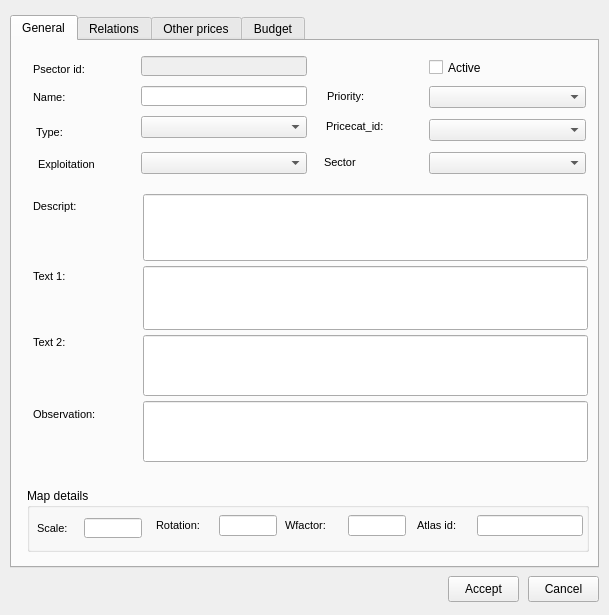
<?xml version="1.0" encoding="UTF-8"?>
<ui version="4.0">
 <class>Dialog</class>
 <widget class="QDialog" name="Dialog">
  <property name="geometry">
   <rect>
    <x>0</x>
    <y>0</y>
    <width>609</width>
    <height>615</height>
   </rect>
  </property>
  <property name="windowTitle">
   <string>Dialog</string>
  </property>
  <widget class="QTabWidget" name="tabWidget">
   <property name="geometry">
    <rect>
     <x>10</x>
     <y>15</y>
     <width>589</width>
     <height>553</height>
    </rect>
   </property>
   <property name="currentIndex">
    <number>0</number>
   </property>
   <widget class="QWidget" name="General">
    <attribute name="title">
     <string>General</string>
    </attribute>
    <widget class="QGroupBox" name="groupBox_5">
     <property name="geometry">
      <rect>
       <x>15</x>
       <y>447</y>
       <width>562</width>
       <height>64</height>
      </rect>
     </property>
     <property name="title">
      <string>Map details</string>
     </property>
     <widget class="QLineEdit" name="wfactor">
      <property name="enabled">
       <bool>true</bool>
      </property>
      <property name="geometry">
       <rect>
        <x>321</x>
        <y>27</y>
        <width>58</width>
        <height>21</height>
       </rect>
      </property>
      <property name="font">
       <font>
        <family>Arial</family>
        <italic>false</italic>
       </font>
      </property>
      <property name="text">
       <string/>
      </property>
      <property name="alignment">
       <set>Qt::AlignLeading|Qt::AlignLeft|Qt::AlignTop</set>
      </property>
     </widget>
     <widget class="QLabel" name="label_scale_3">
      <property name="geometry">
       <rect>
        <x>10</x>
        <y>30</y>
        <width>51</width>
        <height>21</height>
       </rect>
      </property>
      <property name="font">
       <font>
        <family>Arial</family>
        <pointsize>8</pointsize>
        <weight>50</weight>
        <bold>false</bold>
       </font>
      </property>
      <property name="text">
       <string>Scale:</string>
      </property>
     </widget>
     <widget class="QLabel" name="label_wfactor">
      <property name="geometry">
       <rect>
        <x>258</x>
        <y>27</y>
        <width>70</width>
        <height>21</height>
       </rect>
      </property>
      <property name="font">
       <font>
        <family>Arial</family>
        <pointsize>8</pointsize>
        <weight>50</weight>
        <bold>false</bold>
       </font>
      </property>
      <property name="text">
       <string>Wfactor:</string>
      </property>
     </widget>
     <widget class="QLineEdit" name="rotation">
      <property name="enabled">
       <bool>true</bool>
      </property>
      <property name="geometry">
       <rect>
        <x>192</x>
        <y>27</y>
        <width>58</width>
        <height>21</height>
       </rect>
      </property>
      <property name="font">
       <font>
        <family>Arial</family>
        <italic>false</italic>
       </font>
      </property>
      <property name="text">
       <string/>
      </property>
      <property name="alignment">
       <set>Qt::AlignLeading|Qt::AlignLeft|Qt::AlignTop</set>
      </property>
     </widget>
     <widget class="QLabel" name="label_rotation_3">
      <property name="geometry">
       <rect>
        <x>129</x>
        <y>27</y>
        <width>71</width>
        <height>21</height>
       </rect>
      </property>
      <property name="font">
       <font>
        <family>Arial</family>
        <pointsize>8</pointsize>
        <weight>50</weight>
        <bold>false</bold>
       </font>
      </property>
      <property name="text">
       <string>Rotation:</string>
      </property>
     </widget>
     <widget class="QLineEdit" name="scale">
      <property name="enabled">
       <bool>true</bool>
      </property>
      <property name="geometry">
       <rect>
        <x>57</x>
        <y>30</y>
        <width>58</width>
        <height>20</height>
       </rect>
      </property>
      <property name="font">
       <font>
        <family>Arial</family>
        <italic>false</italic>
       </font>
      </property>
      <property name="text">
       <string/>
      </property>
      <property name="echoMode">
       <enum>QLineEdit::Normal</enum>
      </property>
     </widget>
     <widget class="QLineEdit" name="atlas_id">
      <property name="enabled">
       <bool>true</bool>
      </property>
      <property name="geometry">
       <rect>
        <x>450</x>
        <y>27</y>
        <width>106</width>
        <height>21</height>
       </rect>
      </property>
      <property name="font">
       <font>
        <family>Arial</family>
        <italic>false</italic>
       </font>
      </property>
      <property name="text">
       <string/>
      </property>
      <property name="alignment">
       <set>Qt::AlignLeading|Qt::AlignLeft|Qt::AlignTop</set>
      </property>
     </widget>
     <widget class="QLabel" name="label_atlas_id">
      <property name="geometry">
       <rect>
        <x>390</x>
        <y>27</y>
        <width>70</width>
        <height>21</height>
       </rect>
      </property>
      <property name="font">
       <font>
        <family>Arial</family>
        <pointsize>8</pointsize>
        <weight>50</weight>
        <bold>false</bold>
       </font>
      </property>
      <property name="text">
       <string>Atlas id:</string>
      </property>
     </widget>
    </widget>
    <widget class="QLabel" name="descript_label">
     <property name="geometry">
      <rect>
       <x>21</x>
       <y>155</y>
       <width>91</width>
       <height>21</height>
      </rect>
     </property>
     <property name="font">
      <font>
       <family>Arial</family>
       <pointsize>8</pointsize>
       <weight>50</weight>
       <bold>false</bold>
      </font>
     </property>
     <property name="text">
      <string>Descript:</string>
     </property>
    </widget>
    <widget class="QComboBox" name="psector_type">
     <property name="geometry">
      <rect>
       <x>129</x>
       <y>75</y>
       <width>166</width>
       <height>22</height>
      </rect>
     </property>
    </widget>
    <widget class="QLabel" name="lbl_expl_id">
     <property name="geometry">
      <rect>
       <x>26</x>
       <y>113</y>
       <width>91</width>
       <height>21</height>
      </rect>
     </property>
     <property name="font">
      <font>
       <family>Arial</family>
       <pointsize>8</pointsize>
       <weight>50</weight>
       <bold>false</bold>
      </font>
     </property>
     <property name="text">
      <string>Exploitation</string>
     </property>
    </widget>
    <widget class="QLineEdit" name="psector_id">
     <property name="enabled">
      <bool>false</bool>
     </property>
     <property name="geometry">
      <rect>
       <x>129</x>
       <y>15</y>
       <width>166</width>
       <height>20</height>
      </rect>
     </property>
     <property name="font">
      <font>
       <family>Arial</family>
       <italic>false</italic>
      </font>
     </property>
     <property name="text">
      <string/>
     </property>
     <property name="maxLength">
      <number>500</number>
     </property>
     <property name="echoMode">
      <enum>QLineEdit::Normal</enum>
     </property>
    </widget>
    <widget class="QLabel" name="text1_label">
     <property name="geometry">
      <rect>
       <x>21</x>
       <y>225</y>
       <width>81</width>
       <height>21</height>
      </rect>
     </property>
     <property name="font">
      <font>
       <family>Arial</family>
       <pointsize>8</pointsize>
       <weight>50</weight>
       <bold>false</bold>
      </font>
     </property>
     <property name="text">
      <string>Text 1:</string>
     </property>
    </widget>
    <widget class="QComboBox" name="expl_id">
     <property name="geometry">
      <rect>
       <x>129</x>
       <y>111</y>
       <width>166</width>
       <height>22</height>
      </rect>
     </property>
    </widget>
    <widget class="QLabel" name="lbl_psector_type">
     <property name="geometry">
      <rect>
       <x>24</x>
       <y>81</y>
       <width>91</width>
       <height>21</height>
      </rect>
     </property>
     <property name="font">
      <font>
       <family>Arial</family>
       <pointsize>8</pointsize>
       <weight>50</weight>
       <bold>false</bold>
      </font>
     </property>
     <property name="text">
      <string>Type:</string>
     </property>
    </widget>
    <widget class="QLabel" name="priority_label">
     <property name="geometry">
      <rect>
       <x>315</x>
       <y>45</y>
       <width>71</width>
       <height>21</height>
      </rect>
     </property>
     <property name="font">
      <font>
       <family>Arial</family>
       <pointsize>8</pointsize>
       <weight>50</weight>
       <bold>false</bold>
      </font>
     </property>
     <property name="text">
      <string>Priority:</string>
     </property>
    </widget>
    <widget class="QLineEdit" name="observ">
     <property name="enabled">
      <bool>true</bool>
     </property>
     <property name="geometry">
      <rect>
       <x>131</x>
       <y>360</y>
       <width>445</width>
       <height>61</height>
      </rect>
     </property>
     <property name="font">
      <font>
       <family>Arial</family>
       <italic>false</italic>
      </font>
     </property>
     <property name="text">
      <string/>
     </property>
     <property name="maxLength">
      <number>254</number>
     </property>
     <property name="alignment">
      <set>Qt::AlignLeading|Qt::AlignLeft|Qt::AlignTop</set>
     </property>
    </widget>
    <widget class="QComboBox" name="sector_id">
     <property name="geometry">
      <rect>
       <x>417</x>
       <y>111</y>
       <width>157</width>
       <height>22</height>
      </rect>
     </property>
    </widget>
    <widget class="QLineEdit" name="name">
     <property name="enabled">
      <bool>true</bool>
     </property>
     <property name="geometry">
      <rect>
       <x>129</x>
       <y>45</y>
       <width>166</width>
       <height>20</height>
      </rect>
     </property>
     <property name="font">
      <font>
       <family>Arial</family>
       <italic>false</italic>
      </font>
     </property>
     <property name="inputMask">
      <string/>
     </property>
     <property name="text">
      <string/>
     </property>
     <property name="maxLength">
      <number>32767</number>
     </property>
     <property name="echoMode">
      <enum>QLineEdit::Normal</enum>
     </property>
    </widget>
    <widget class="QComboBox" name="priority">
     <property name="geometry">
      <rect>
       <x>417</x>
       <y>45</y>
       <width>157</width>
       <height>22</height>
      </rect>
     </property>
    </widget>
    <widget class="QLineEdit" name="descript">
     <property name="enabled">
      <bool>true</bool>
     </property>
     <property name="geometry">
      <rect>
       <x>131</x>
       <y>153</y>
       <width>445</width>
       <height>67</height>
      </rect>
     </property>
     <property name="font">
      <font>
       <family>Arial</family>
       <italic>false</italic>
      </font>
     </property>
     <property name="text">
      <string/>
     </property>
     <property name="maxLength">
      <number>254</number>
     </property>
     <property name="alignment">
      <set>Qt::AlignLeading|Qt::AlignLeft|Qt::AlignTop</set>
     </property>
    </widget>
    <widget class="QLabel" name="observ_label">
     <property name="geometry">
      <rect>
       <x>21</x>
       <y>363</y>
       <width>91</width>
       <height>21</height>
      </rect>
     </property>
     <property name="font">
      <font>
       <family>Arial</family>
       <pointsize>8</pointsize>
       <weight>50</weight>
       <bold>false</bold>
      </font>
     </property>
     <property name="text">
      <string>Observation:</string>
     </property>
    </widget>
    <widget class="QLabel" name="psector_id_label">
     <property name="geometry">
      <rect>
       <x>21</x>
       <y>18</y>
       <width>81</width>
       <height>21</height>
      </rect>
     </property>
     <property name="font">
      <font>
       <family>Arial</family>
       <pointsize>8</pointsize>
       <weight>50</weight>
       <bold>false</bold>
      </font>
     </property>
     <property name="text">
      <string>Psector id:</string>
     </property>
    </widget>
    <widget class="QLineEdit" name="text2">
     <property name="enabled">
      <bool>true</bool>
     </property>
     <property name="geometry">
      <rect>
       <x>131</x>
       <y>294</y>
       <width>445</width>
       <height>61</height>
      </rect>
     </property>
     <property name="font">
      <font>
       <family>Arial</family>
       <italic>false</italic>
      </font>
     </property>
     <property name="text">
      <string/>
     </property>
     <property name="maxLength">
      <number>254</number>
     </property>
     <property name="alignment">
      <set>Qt::AlignLeading|Qt::AlignLeft|Qt::AlignTop</set>
     </property>
    </widget>
    <widget class="QLabel" name="text2_label">
     <property name="geometry">
      <rect>
       <x>21</x>
       <y>291</y>
       <width>71</width>
       <height>21</height>
      </rect>
     </property>
     <property name="font">
      <font>
       <family>Arial</family>
       <pointsize>8</pointsize>
       <weight>50</weight>
       <bold>false</bold>
      </font>
     </property>
     <property name="text">
      <string>Text 2:</string>
     </property>
    </widget>
    <widget class="QLineEdit" name="text1">
     <property name="enabled">
      <bool>true</bool>
     </property>
     <property name="geometry">
      <rect>
       <x>131</x>
       <y>225</y>
       <width>445</width>
       <height>64</height>
      </rect>
     </property>
     <property name="font">
      <font>
       <family>Arial</family>
       <italic>false</italic>
      </font>
     </property>
     <property name="text">
      <string/>
     </property>
     <property name="maxLength">
      <number>254</number>
     </property>
     <property name="alignment">
      <set>Qt::AlignLeading|Qt::AlignLeft|Qt::AlignTop</set>
     </property>
    </widget>
    <widget class="QLabel" name="priority_label_2">
     <property name="geometry">
      <rect>
       <x>312</x>
       <y>111</y>
       <width>71</width>
       <height>21</height>
      </rect>
     </property>
     <property name="font">
      <font>
       <family>Arial</family>
       <pointsize>8</pointsize>
       <weight>50</weight>
       <bold>false</bold>
      </font>
     </property>
     <property name="text">
      <string>Sector</string>
     </property>
    </widget>
    <widget class="QLabel" name="label_name">
     <property name="geometry">
      <rect>
       <x>21</x>
       <y>45</y>
       <width>101</width>
       <height>22</height>
      </rect>
     </property>
     <property name="font">
      <font>
       <pointsize>8</pointsize>
      </font>
     </property>
     <property name="frameShape">
      <enum>QFrame::NoFrame</enum>
     </property>
     <property name="frameShadow">
      <enum>QFrame::Plain</enum>
     </property>
     <property name="text">
      <string>Name:</string>
     </property>
     <property name="textFormat">
      <enum>Qt::AutoText</enum>
     </property>
     <property name="scaledContents">
      <bool>false</bool>
     </property>
     <property name="margin">
      <number>3</number>
     </property>
    </widget>
    <widget class="QLabel" name="lbl_expl_id_2">
     <property name="geometry">
      <rect>
       <x>314</x>
       <y>75</y>
       <width>82</width>
       <height>21</height>
      </rect>
     </property>
     <property name="font">
      <font>
       <family>Arial</family>
       <pointsize>8</pointsize>
       <weight>50</weight>
       <bold>false</bold>
      </font>
     </property>
     <property name="text">
      <string>Pricecat_id:</string>
     </property>
    </widget>
    <widget class="QComboBox" name="price_id">
     <property name="geometry">
      <rect>
       <x>417</x>
       <y>78</y>
       <width>157</width>
       <height>22</height>
      </rect>
     </property>
    </widget>
    <widget class="QCheckBox" name="unconnected">
     <property name="geometry">
      <rect>
       <x>417</x>
       <y>18</y>
       <width>121</width>
       <height>17</height>
      </rect>
     </property>
     <property name="text">
      <string>Active</string>
     </property>
    </widget>
   </widget>
   <widget class="QWidget" name="Elements">
    <attribute name="title">
     <string>Relations</string>
    </attribute>
    <widget class="QTabWidget" name="tab_feature">
     <property name="geometry">
      <rect>
       <x>0</x>
       <y>40</y>
       <width>460</width>
       <height>481</height>
      </rect>
     </property>
     <property name="currentIndex">
      <number>1</number>
     </property>
     <widget class="QWidget" name="Arc">
      <attribute name="title">
       <string>Arc</string>
      </attribute>
      <widget class="QTableView" name="tbl_psector_x_arc">
       <property name="geometry">
        <rect>
         <x>5</x>
         <y>10</y>
         <width>448</width>
         <height>436</height>
        </rect>
       </property>
      </widget>
     </widget>
     <widget class="QWidget" name="Node">
      <attribute name="title">
       <string>Node</string>
      </attribute>
      <widget class="QTableView" name="tbl_psector_x_node">
       <property name="geometry">
        <rect>
         <x>5</x>
         <y>10</y>
         <width>448</width>
         <height>442</height>
        </rect>
       </property>
      </widget>
     </widget>
    </widget>
    <widget class="QLineEdit" name="feature_id">
     <property name="geometry">
      <rect>
       <x>222</x>
       <y>18</y>
       <width>141</width>
       <height>20</height>
      </rect>
     </property>
    </widget>
    <widget class="QPushButton" name="btn_snapping">
     <property name="geometry">
      <rect>
       <x>432</x>
       <y>15</y>
       <width>25</width>
       <height>25</height>
      </rect>
     </property>
     <property name="text">
      <string/>
     </property>
     <property name="icon">
      <iconset>
       <normaloff>icons/widgets/129.png</normaloff>icons/widgets/129.png</iconset>
     </property>
    </widget>
    <widget class="QPushButton" name="btn_delete">
     <property name="geometry">
      <rect>
       <x>402</x>
       <y>15</y>
       <width>25</width>
       <height>25</height>
      </rect>
     </property>
     <property name="text">
      <string/>
     </property>
     <property name="icon">
      <iconset>
       <normaloff>icons/widgets/112.png</normaloff>icons/widgets/112.png</iconset>
     </property>
    </widget>
    <widget class="QPushButton" name="btn_insert">
     <property name="geometry">
      <rect>
       <x>372</x>
       <y>15</y>
       <width>25</width>
       <height>25</height>
      </rect>
     </property>
     <property name="text">
      <string/>
     </property>
     <property name="icon">
      <iconset>
       <normaloff>icons/widgets/111.png</normaloff>icons/widgets/111.png</iconset>
     </property>
    </widget>
   </widget>
   <widget class="QWidget" name="tab_3">
    <attribute name="title">
     <string>Other prices</string>
    </attribute>
    <widget class="QTableView" name="all_rows">
     <property name="geometry">
      <rect>
       <x>12</x>
       <y>60</y>
       <width>220</width>
       <height>343</height>
      </rect>
     </property>
    </widget>
    <widget class="QTableView" name="selected_rows">
     <property name="geometry">
      <rect>
       <x>291</x>
       <y>60</y>
       <width>274</width>
       <height>343</height>
      </rect>
     </property>
    </widget>
    <widget class="QPushButton" name="btn_select">
     <property name="geometry">
      <rect>
       <x>246</x>
       <y>102</y>
       <width>34</width>
       <height>26</height>
      </rect>
     </property>
     <property name="text">
      <string/>
     </property>
    </widget>
    <widget class="QPushButton" name="btn_unselect">
     <property name="geometry">
      <rect>
       <x>246</x>
       <y>159</y>
       <width>34</width>
       <height>26</height>
      </rect>
     </property>
     <property name="text">
      <string/>
     </property>
    </widget>
    <widget class="QLabel" name="lbl_descript">
     <property name="geometry">
      <rect>
       <x>20</x>
       <y>414</y>
       <width>211</width>
       <height>25</height>
      </rect>
     </property>
     <property name="text">
      <string/>
     </property>
    </widget>
    <widget class="QLineEdit" name="txt_name">
     <property name="geometry">
      <rect>
       <x>20</x>
       <y>20</y>
       <width>211</width>
       <height>20</height>
      </rect>
     </property>
    </widget>
    <widget class="QLineEdit" name="txt_name_2">
     <property name="geometry">
      <rect>
       <x>435</x>
       <y>420</y>
       <width>130</width>
       <height>20</height>
      </rect>
     </property>
    </widget>
    <widget class="QLabel" name="lbl_psector_type_2">
     <property name="geometry">
      <rect>
       <x>297</x>
       <y>423</y>
       <width>91</width>
       <height>21</height>
      </rect>
     </property>
     <property name="font">
      <font>
       <family>Arial</family>
       <pointsize>8</pointsize>
       <weight>50</weight>
       <bold>false</bold>
      </font>
     </property>
     <property name="text">
      <string>Total:</string>
     </property>
    </widget>
   </widget>
   <widget class="QWidget" name="tab">
    <attribute name="title">
     <string>Budget</string>
    </attribute>
    <widget class="Line" name="line_4">
     <property name="geometry">
      <rect>
       <x>28</x>
       <y>129</y>
       <width>535</width>
       <height>21</height>
      </rect>
     </property>
     <property name="orientation">
      <enum>Qt::Horizontal</enum>
     </property>
    </widget>
    <widget class="QLineEdit" name="sum_oexpenses">
     <property name="enabled">
      <bool>false</bool>
     </property>
     <property name="geometry">
      <rect>
       <x>462</x>
       <y>219</y>
       <width>101</width>
       <height>20</height>
      </rect>
     </property>
     <property name="font">
      <font>
       <family>Arial</family>
       <italic>true</italic>
      </font>
     </property>
     <property name="text">
      <string/>
     </property>
     <property name="echoMode">
      <enum>QLineEdit::Normal</enum>
     </property>
    </widget>
    <widget class="QLabel" name="gexpenses_label_4">
     <property name="geometry">
      <rect>
       <x>25</x>
       <y>105</y>
       <width>191</width>
       <height>21</height>
      </rect>
     </property>
     <property name="font">
      <font>
       <family>Arial</family>
       <pointsize>8</pointsize>
       <weight>50</weight>
       <bold>false</bold>
      </font>
     </property>
     <property name="text">
      <string>Total other prices:</string>
     </property>
    </widget>
    <widget class="QLineEdit" name="gexpenses">
     <property name="enabled">
      <bool>true</bool>
     </property>
     <property name="geometry">
      <rect>
       <x>192</x>
       <y>249</y>
       <width>51</width>
       <height>21</height>
      </rect>
     </property>
     <property name="font">
      <font>
       <family>Arial</family>
       <italic>false</italic>
      </font>
     </property>
     <property name="text">
      <string/>
     </property>
     <property name="alignment">
      <set>Qt::AlignLeading|Qt::AlignLeft|Qt::AlignTop</set>
     </property>
    </widget>
    <widget class="QLineEdit" name="other">
     <property name="enabled">
      <bool>true</bool>
     </property>
     <property name="geometry">
      <rect>
       <x>192</x>
       <y>179</y>
       <width>51</width>
       <height>21</height>
      </rect>
     </property>
     <property name="font">
      <font>
       <family>Arial</family>
       <italic>false</italic>
      </font>
     </property>
     <property name="text">
      <string/>
     </property>
     <property name="alignment">
      <set>Qt::AlignLeading|Qt::AlignLeft|Qt::AlignTop</set>
     </property>
    </widget>
    <widget class="QLabel" name="gexpenses_label_3">
     <property name="geometry">
      <rect>
       <x>25</x>
       <y>73</y>
       <width>191</width>
       <height>21</height>
      </rect>
     </property>
     <property name="font">
      <font>
       <family>Arial</family>
       <pointsize>8</pointsize>
       <weight>50</weight>
       <bold>false</bold>
      </font>
     </property>
     <property name="text">
      <string>Total nodes:</string>
     </property>
    </widget>
    <widget class="QLabel" name="gexpenses_label_5">
     <property name="geometry">
      <rect>
       <x>406</x>
       <y>219</y>
       <width>51</width>
       <height>21</height>
      </rect>
     </property>
     <property name="font">
      <font>
       <family>Arial</family>
       <pointsize>8</pointsize>
       <weight>50</weight>
       <bold>false</bold>
      </font>
     </property>
     <property name="text">
      <string>Total:</string>
     </property>
    </widget>
    <widget class="Line" name="line_3">
     <property name="geometry">
      <rect>
       <x>28</x>
       <y>339</y>
       <width>535</width>
       <height>21</height>
      </rect>
     </property>
     <property name="orientation">
      <enum>Qt::Horizontal</enum>
     </property>
    </widget>
    <widget class="QLineEdit" name="sum_gexpenses">
     <property name="enabled">
      <bool>false</bool>
     </property>
     <property name="geometry">
      <rect>
       <x>462</x>
       <y>289</y>
       <width>101</width>
       <height>20</height>
      </rect>
     </property>
     <property name="font">
      <font>
       <family>Arial</family>
       <italic>true</italic>
      </font>
     </property>
     <property name="text">
      <string/>
     </property>
     <property name="echoMode">
      <enum>QLineEdit::Normal</enum>
     </property>
    </widget>
    <widget class="QLineEdit" name="sum_expenses">
     <property name="enabled">
      <bool>false</bool>
     </property>
     <property name="geometry">
      <rect>
       <x>462</x>
       <y>149</y>
       <width>101</width>
       <height>20</height>
      </rect>
     </property>
     <property name="font">
      <font>
       <family>Arial</family>
       <italic>true</italic>
      </font>
     </property>
     <property name="text">
      <string/>
     </property>
     <property name="echoMode">
      <enum>QLineEdit::Normal</enum>
     </property>
    </widget>
    <widget class="QLabel" name="gexpenses_label">
     <property name="geometry">
      <rect>
       <x>22</x>
       <y>249</y>
       <width>131</width>
       <height>21</height>
      </rect>
     </property>
     <property name="font">
      <font>
       <family>Arial</family>
       <pointsize>8</pointsize>
       <weight>50</weight>
       <bold>false</bold>
      </font>
     </property>
     <property name="text">
      <string>General expenses</string>
     </property>
    </widget>
    <widget class="QLabel" name="gexpenses_label_8">
     <property name="geometry">
      <rect>
       <x>406</x>
       <y>149</y>
       <width>51</width>
       <height>21</height>
      </rect>
     </property>
     <property name="font">
      <font>
       <family>Arial</family>
       <pointsize>8</pointsize>
       <weight>50</weight>
       <bold>false</bold>
      </font>
     </property>
     <property name="text">
      <string>Total:</string>
     </property>
    </widget>
    <widget class="QLabel" name="vat_label">
     <property name="geometry">
      <rect>
       <x>22</x>
       <y>319</y>
       <width>51</width>
       <height>21</height>
      </rect>
     </property>
     <property name="font">
      <font>
       <family>Arial</family>
       <pointsize>8</pointsize>
       <weight>50</weight>
       <bold>false</bold>
      </font>
     </property>
     <property name="text">
      <string>VAT:</string>
     </property>
    </widget>
    <widget class="QLineEdit" name="vat_cost">
     <property name="enabled">
      <bool>false</bool>
     </property>
     <property name="geometry">
      <rect>
       <x>462</x>
       <y>319</y>
       <width>101</width>
       <height>21</height>
      </rect>
     </property>
     <property name="font">
      <font>
       <family>Arial</family>
       <italic>true</italic>
      </font>
     </property>
     <property name="text">
      <string/>
     </property>
     <property name="alignment">
      <set>Qt::AlignLeading|Qt::AlignLeft|Qt::AlignTop</set>
     </property>
    </widget>
    <widget class="Line" name="line">
     <property name="geometry">
      <rect>
       <x>28</x>
       <y>199</y>
       <width>535</width>
       <height>21</height>
      </rect>
     </property>
     <property name="orientation">
      <enum>Qt::Horizontal</enum>
     </property>
    </widget>
    <widget class="QLabel" name="gexpenses_label_10">
     <property name="geometry">
      <rect>
       <x>25</x>
       <y>43</y>
       <width>191</width>
       <height>21</height>
      </rect>
     </property>
     <property name="font">
      <font>
       <family>Arial</family>
       <pointsize>8</pointsize>
       <weight>50</weight>
       <bold>false</bold>
      </font>
     </property>
     <property name="text">
      <string>Total arcs:</string>
     </property>
    </widget>
    <widget class="QLabel" name="other_label_2">
     <property name="geometry">
      <rect>
       <x>22</x>
       <y>179</y>
       <width>121</width>
       <height>21</height>
      </rect>
     </property>
     <property name="font">
      <font>
       <family>Arial</family>
       <pointsize>8</pointsize>
       <weight>50</weight>
       <bold>false</bold>
      </font>
     </property>
     <property name="text">
      <string>Other expenses</string>
     </property>
    </widget>
    <widget class="QLineEdit" name="other_cost">
     <property name="enabled">
      <bool>false</bool>
     </property>
     <property name="geometry">
      <rect>
       <x>462</x>
       <y>179</y>
       <width>101</width>
       <height>21</height>
      </rect>
     </property>
     <property name="font">
      <font>
       <family>Arial</family>
       <italic>true</italic>
      </font>
     </property>
     <property name="text">
      <string/>
     </property>
     <property name="alignment">
      <set>Qt::AlignLeading|Qt::AlignLeft|Qt::AlignTop</set>
     </property>
    </widget>
    <widget class="QLineEdit" name="sum_vexpenses">
     <property name="enabled">
      <bool>false</bool>
     </property>
     <property name="geometry">
      <rect>
       <x>462</x>
       <y>359</y>
       <width>101</width>
       <height>20</height>
      </rect>
     </property>
     <property name="font">
      <font>
       <family>Arial</family>
       <italic>true</italic>
      </font>
     </property>
     <property name="text">
      <string/>
     </property>
     <property name="echoMode">
      <enum>QLineEdit::Normal</enum>
     </property>
    </widget>
    <widget class="QLineEdit" name="vat">
     <property name="enabled">
      <bool>true</bool>
     </property>
     <property name="geometry">
      <rect>
       <x>192</x>
       <y>319</y>
       <width>51</width>
       <height>21</height>
      </rect>
     </property>
     <property name="font">
      <font>
       <family>Arial</family>
       <italic>false</italic>
      </font>
     </property>
     <property name="text">
      <string/>
     </property>
     <property name="alignment">
      <set>Qt::AlignLeading|Qt::AlignLeft|Qt::AlignTop</set>
     </property>
    </widget>
    <widget class="QLineEdit" name="sum_v_plan_x_arc_psector">
     <property name="enabled">
      <bool>false</bool>
     </property>
     <property name="geometry">
      <rect>
       <x>462</x>
       <y>43</y>
       <width>101</width>
       <height>20</height>
      </rect>
     </property>
     <property name="font">
      <font>
       <family>Arial</family>
       <italic>true</italic>
      </font>
     </property>
     <property name="text">
      <string/>
     </property>
     <property name="echoMode">
      <enum>QLineEdit::Normal</enum>
     </property>
    </widget>
    <widget class="QLineEdit" name="sum_v_plan_other_x_psector">
     <property name="enabled">
      <bool>false</bool>
     </property>
     <property name="geometry">
      <rect>
       <x>462</x>
       <y>105</y>
       <width>101</width>
       <height>20</height>
      </rect>
     </property>
     <property name="font">
      <font>
       <family>Arial</family>
       <italic>true</italic>
      </font>
     </property>
     <property name="text">
      <string/>
     </property>
     <property name="echoMode">
      <enum>QLineEdit::Normal</enum>
     </property>
    </widget>
    <widget class="Line" name="line_2">
     <property name="geometry">
      <rect>
       <x>28</x>
       <y>269</y>
       <width>535</width>
       <height>21</height>
      </rect>
     </property>
     <property name="orientation">
      <enum>Qt::Horizontal</enum>
     </property>
    </widget>
    <widget class="QLabel" name="other_label">
     <property name="geometry">
      <rect>
       <x>152</x>
       <y>179</y>
       <width>31</width>
       <height>21</height>
      </rect>
     </property>
     <property name="font">
      <font>
       <family>Arial</family>
       <pointsize>8</pointsize>
       <weight>50</weight>
       <bold>false</bold>
      </font>
     </property>
     <property name="text">
      <string>%</string>
     </property>
    </widget>
    <widget class="QLabel" name="gexpenses_label_6">
     <property name="geometry">
      <rect>
       <x>406</x>
       <y>289</y>
       <width>51</width>
       <height>21</height>
      </rect>
     </property>
     <property name="font">
      <font>
       <family>Arial</family>
       <pointsize>8</pointsize>
       <weight>50</weight>
       <bold>false</bold>
      </font>
     </property>
     <property name="text">
      <string>Total:</string>
     </property>
    </widget>
    <widget class="QLabel" name="gexpenses_label_7">
     <property name="geometry">
      <rect>
       <x>406</x>
       <y>359</y>
       <width>51</width>
       <height>21</height>
      </rect>
     </property>
     <property name="font">
      <font>
       <family>Arial</family>
       <pointsize>8</pointsize>
       <weight>50</weight>
       <bold>false</bold>
      </font>
     </property>
     <property name="text">
      <string>Total:</string>
     </property>
    </widget>
    <widget class="QLineEdit" name="sum_v_plan_x_node_psector">
     <property name="enabled">
      <bool>false</bool>
     </property>
     <property name="geometry">
      <rect>
       <x>462</x>
       <y>73</y>
       <width>101</width>
       <height>20</height>
      </rect>
     </property>
     <property name="font">
      <font>
       <family>Arial</family>
       <italic>true</italic>
      </font>
     </property>
     <property name="text">
      <string/>
     </property>
     <property name="echoMode">
      <enum>QLineEdit::Normal</enum>
     </property>
    </widget>
    <widget class="QLabel" name="other_label_3">
     <property name="geometry">
      <rect>
       <x>152</x>
       <y>249</y>
       <width>31</width>
       <height>21</height>
      </rect>
     </property>
     <property name="font">
      <font>
       <family>Arial</family>
       <pointsize>8</pointsize>
       <weight>50</weight>
       <bold>false</bold>
      </font>
     </property>
     <property name="text">
      <string>%</string>
     </property>
    </widget>
    <widget class="QLineEdit" name="gexpenses_cost">
     <property name="enabled">
      <bool>false</bool>
     </property>
     <property name="geometry">
      <rect>
       <x>462</x>
       <y>249</y>
       <width>101</width>
       <height>21</height>
      </rect>
     </property>
     <property name="font">
      <font>
       <family>Arial</family>
       <italic>true</italic>
      </font>
     </property>
     <property name="text">
      <string/>
     </property>
     <property name="alignment">
      <set>Qt::AlignLeading|Qt::AlignLeft|Qt::AlignTop</set>
     </property>
    </widget>
    <widget class="QLabel" name="other_label_4">
     <property name="geometry">
      <rect>
       <x>152</x>
       <y>319</y>
       <width>31</width>
       <height>21</height>
      </rect>
     </property>
     <property name="font">
      <font>
       <family>Arial</family>
       <pointsize>8</pointsize>
       <weight>50</weight>
       <bold>false</bold>
      </font>
     </property>
     <property name="text">
      <string>%</string>
     </property>
    </widget>
   </widget>
  </widget>
  <widget class="QPushButton" name="btn_accept">
   <property name="geometry">
    <rect>
     <x>448</x>
     <y>576</y>
     <width>71</width>
     <height>26</height>
    </rect>
   </property>
   <property name="text">
    <string>Accept</string>
   </property>
  </widget>
  <widget class="QPushButton" name="btn_cancel">
   <property name="geometry">
    <rect>
     <x>528</x>
     <y>576</y>
     <width>71</width>
     <height>26</height>
    </rect>
   </property>
   <property name="text">
    <string>Cancel</string>
   </property>
  </widget>
 </widget>
 <resources/>
 <connections/>
</ui>
